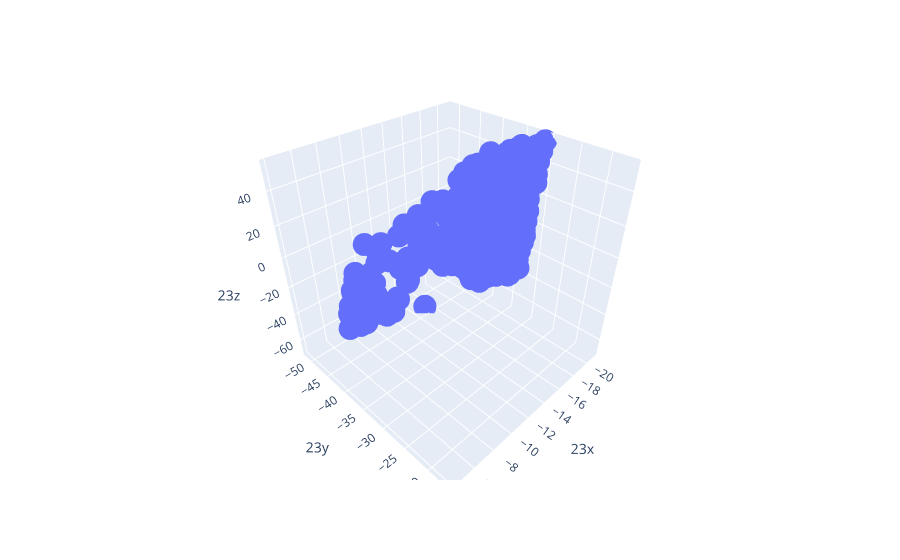

Here is the notebook cell this chart was saved with:
### Code cell
cond=((df_1.A1<0.1)&(df_1.A2<0.1)&(df_1.A3<0.1)&(df_1.A4<0.1))
cond.sum()
df_test=df_1[cond]
px.scatter_3d(df_test,x='23x',y='23y',z='23z')

### Figure 1 — Plotly figure (JSON) as saved in the notebook; plotly's stock layout.template omitted (floating-point values rounded to 4 significant figures; data arrays with more than 128 entries replaced by an {"elided": "..."} marker saying what was removed)
{"data": [{"hovertemplate": "23x=%{x}<br>23y=%{y}<br>23z=%{z}<extra></extra>", "legendgroup": "", "marker": {"color": "#636efa", "symbol": "circle"}, "mode": "markers", "name": "", "scene": "scene", "showlegend": false, "type": "scatter3d", "x": {"elided": "793 float values"}, "y": {"elided": "793 float values"}, "z": {"elided": "793 float values"}}], "layout": {"legend": {"tracegroupgap": 0}, "margin": {"t": 60}, "scene": {"domain": {"x": [0, 1], "y": [0, 1]}, "xaxis": {"title": {"text": "23x"}}, "yaxis": {"title": {"text": "23y"}}, "zaxis": {"title": {"text": "23z"}}}}}
